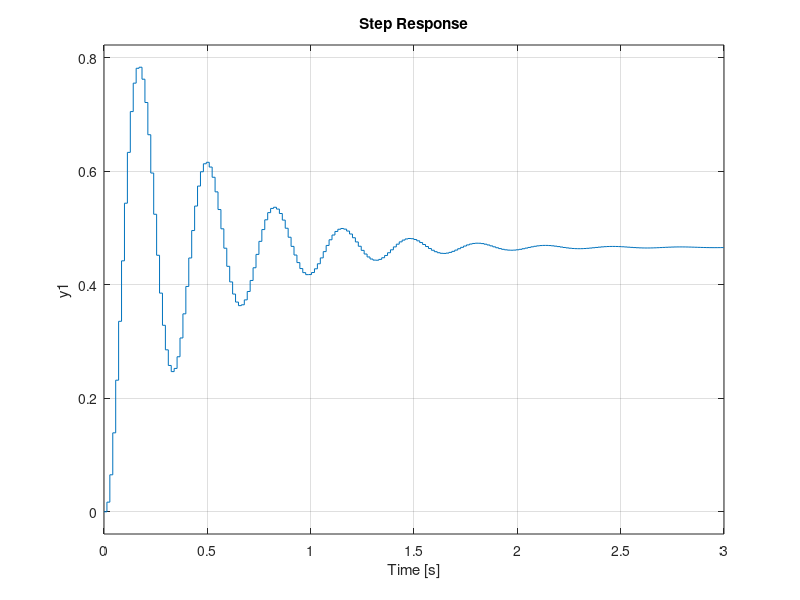
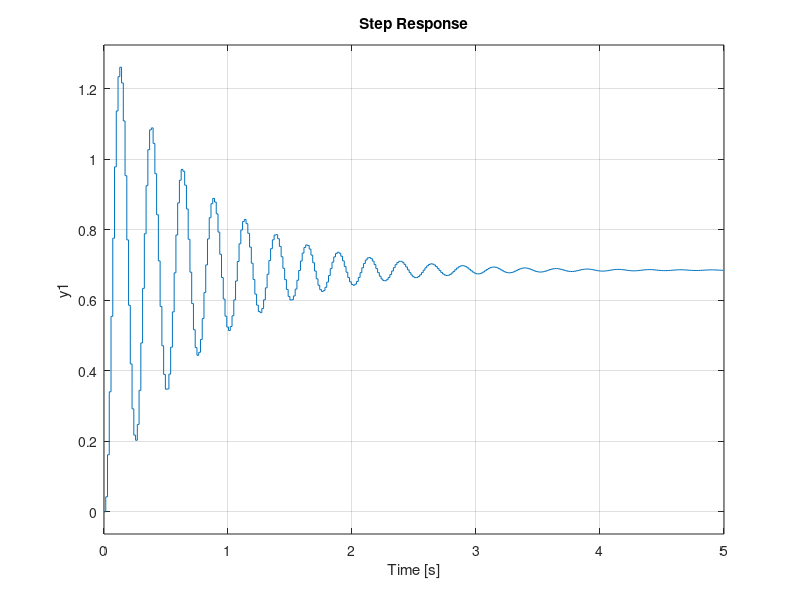
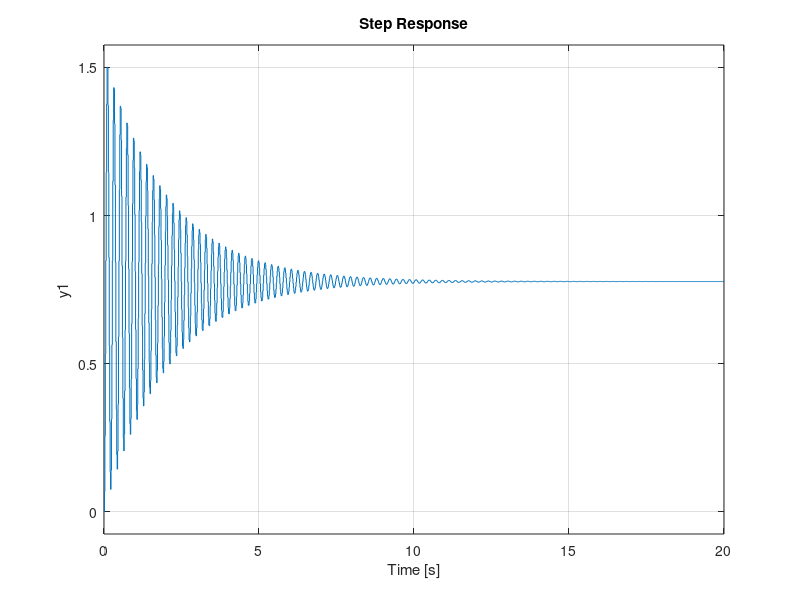

Here is the MATLAB script that generated these plots, in order:
%% Lab 2

% numerator of open loop system
open_loop_num = [0, 0.2603, 0.2532];
open_loop_den = [1, -1.882, 0.9204];

T = 0.014144;

% the chosen values of k within the stable range
k_stable = [0.2, 0.5, 0.8] * 0.326;

for(k = k_stable)
    closed_loop_num = k * open_loop_num;
    closed_loop_den = open_loop_den + k * open_loop_num;
    
    closed_loop_sys = tf(closed_loop_num,closed_loop_den,T);
    
    figure; step(closed_loop_sys);
    
end